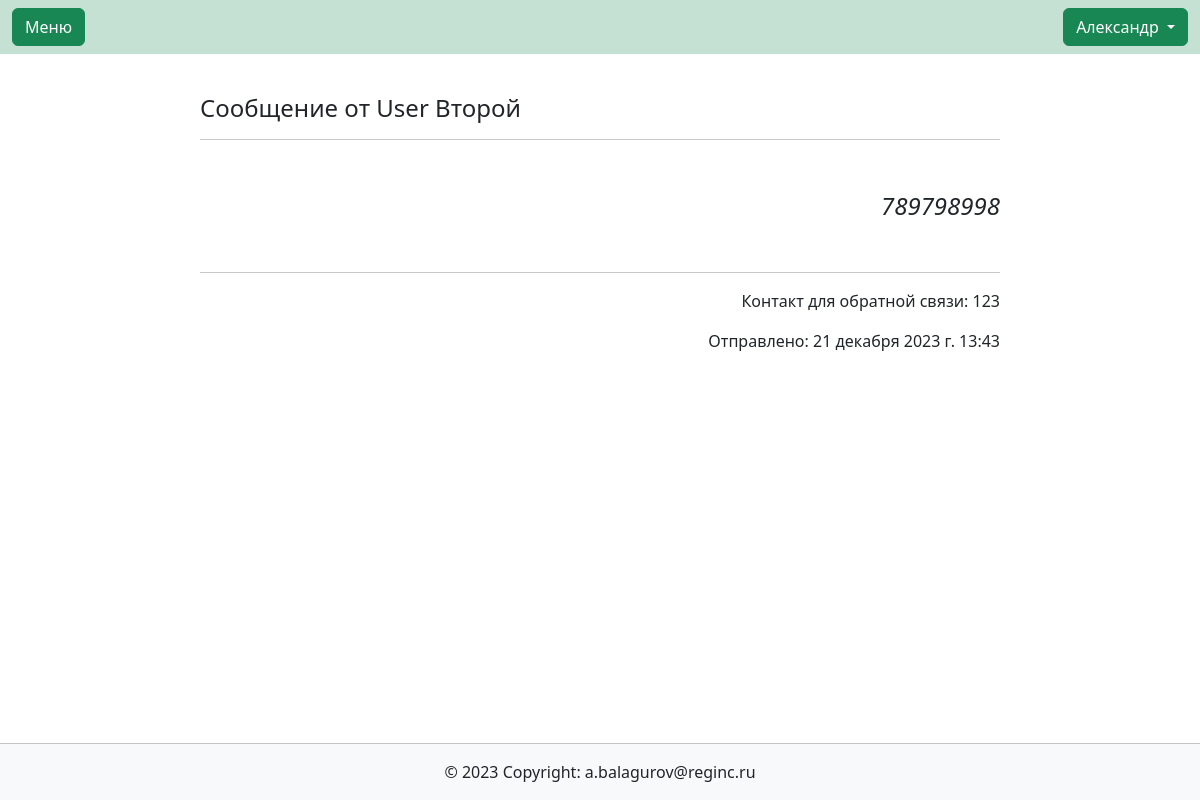
/contact_message/1/ (signed in), run on the app's committed database.
### users/models.py (models this page shows, shortened)
class User(AbstractUser):
    description = models.CharField(max_length=150, blank=True, verbose_name='Занимаемая должность',)
    class Meta:
        verbose_name_plural = 'Пользователи'
        default_permissions = ()
        permissions = [
            ('edit_profile', 'Сan change his profile data'),
            ('user_administration', 'Can add, change and delete user data')
        ]

### main/models.py (models this page shows, shortened)
class ContactModel(models.Model):
    date_message = models.DateTimeField(auto_now=True)
    sender = models.TextField(max_length=100, blank=False)
    contact = models.TextField(max_length=100, blank=False)
    message = models.TextField(max_length=10000, blank=False)
    class Meta:
        verbose_name_plural = 'Сообщения для администрации'
        default_permissions = ()
        permissions = [
            ('view_messages', 'Can view messages'),
        ]

### main/views.py (the view)
# urls.py: path('contact_message/<int:pk>/', views.ContactMessageDetail.as_view(), name='messagedetail'),
class ContactMessageDetail(PermissionRequiredMixin, DetailView):
    permission_required = 'main.view_messages'
    model = ContactModel
    template_name = 'main/contactmessagedetail.html'
    context_object_name = 'message'

### main/templates/main/contactmessagedetail.html (shortened to what this page needs)
{% extends  'base.html' %}
{% load bootstrap5 %}
{% block content %}
    <div class="col-12 col-md-10 col-lg-8 mx-auto py-3">
        <h4 class="mt-4">Сообщение от {{ message.sender }}</h4>
        <hr>
        <p class="fs-4 text-end fst-italic my-5">{{ message.message }}</p>
        <hr>
        <p class="text-end">Контакт для обратной связи: {{ message.contact }}</p>
        <p class="text-end">Отправлено: {{ message.date_message }} </p>
    </div>
{% endblock content %}

### all_apps/templates/header.html (shortened to what this page needs)
{% load bootstrap_icons %}
<nav class="navbar navbar-expand-lg navbar-light" style="background-color: #C5E1D4;">
    <div class="container-fluid">
        <a class="btn btn-success" data-bs-toggle="offcanvas" href="#offcanvasExample" role="button" aria-controls="offcanvasExample">
            {% bs_icon 'list' size='1.5em' %} Меню
        </a>
        {% if user.is_authenticated %}
            <div class="dropdown ms-3" style="background-color: #C5E1D4;">
                <button class="btn btn-success dropdown-toggle" id="bd-versions" data-bs-toggle="dropdown" aria-expanded="false" data-bs-display="static">
                    {{ user.last_name }} {{ user.first_name }}
                </button>
            </div>
        {% endif %}
    </div>
  </nav>

### main/static/main/css/style.css (style rules this page uses)
body { min-height: 100vh; position: relative; margin: 0; padding-bottom: 55px; box-sizing: border-box; }

### data on the page
User: first_name "Александр"
ContactModel: sender "User Второй", message "789798998", contact "123", date_message "21 декабря 2023 г. 13:43"
